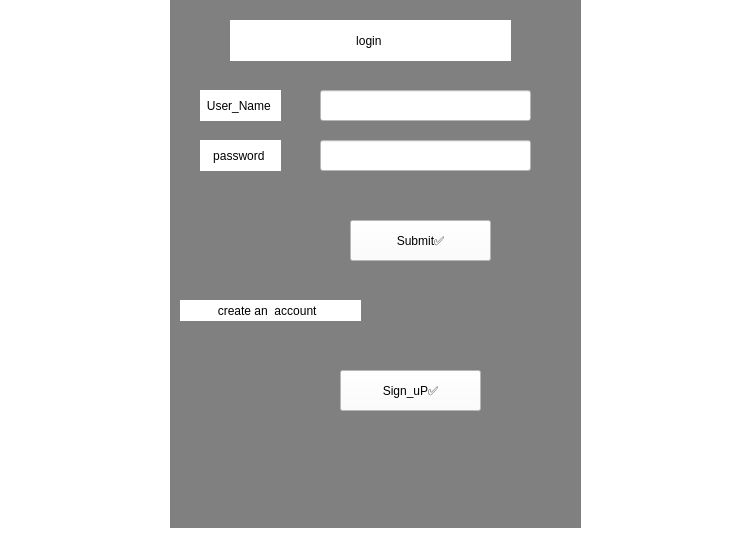
<?xml version="1.0" encoding="UTF-8"?>
<ui version="4.0">
 <class>MainWindow</class>
 <widget class="QMainWindow" name="MainWindow">
  <property name="geometry">
   <rect>
    <x>0</x>
    <y>0</y>
    <width>742</width>
    <height>550</height>
   </rect>
  </property>
  <property name="windowTitle">
   <string>MainWindow</string>
  </property>
  <property name="windowIcon">
   <iconset>
    <normaloff>../../../../../Downloads/icons8-neural-network-64.png</normaloff>../../../../../Downloads/icons8-neural-network-64.png</iconset>
  </property>
  <property name="toolTip">
   <string notr="true"/>
  </property>
  <property name="styleSheet">
   <string notr="true">background-color: white; </string>
  </property>
  <property name="toolButtonStyle">
   <enum>Qt::ToolButtonTextBesideIcon</enum>
  </property>
  <property name="tabShape">
   <enum>QTabWidget::Triangular</enum>
  </property>
  <widget class="QWidget" name="centralwidget">
   <widget class="QLabel" name="label">
    <property name="geometry">
     <rect>
      <x>170</x>
      <y>0</y>
      <width>411</width>
      <height>531</height>
     </rect>
    </property>
    <property name="styleSheet">
     <string notr="true">background-color: gray;</string>
    </property>
    <property name="text">
     <string/>
    </property>
   </widget>
   <widget class="QLabel" name="label_2">
    <property name="geometry">
     <rect>
      <x>230</x>
      <y>20</y>
      <width>281</width>
      <height>41</height>
     </rect>
    </property>
    <property name="styleSheet">
     <string notr="true">font: 75 22pt &quot;MS Shell Dlg 2&quot;;</string>
    </property>
    <property name="text">
     <string>login </string>
    </property>
    <property name="alignment">
     <set>Qt::AlignCenter</set>
    </property>
   </widget>
   <widget class="QLabel" name="label_3">
    <property name="geometry">
     <rect>
      <x>200</x>
      <y>90</y>
      <width>81</width>
      <height>31</height>
     </rect>
    </property>
    <property name="text">
     <string>User_Name </string>
    </property>
    <property name="alignment">
     <set>Qt::AlignCenter</set>
    </property>
   </widget>
   <widget class="QLabel" name="label_4">
    <property name="geometry">
     <rect>
      <x>200</x>
      <y>140</y>
      <width>81</width>
      <height>31</height>
     </rect>
    </property>
    <property name="text">
     <string>password </string>
    </property>
    <property name="alignment">
     <set>Qt::AlignCenter</set>
    </property>
   </widget>
   <widget class="QPushButton" name="pushButton_2">
    <property name="geometry">
     <rect>
      <x>340</x>
      <y>370</y>
      <width>141</width>
      <height>41</height>
     </rect>
    </property>
    <property name="text">
     <string>Sign_uP✅</string>
    </property>
   </widget>
   <widget class="QLabel" name="label_7">
    <property name="geometry">
     <rect>
      <x>180</x>
      <y>300</y>
      <width>181</width>
      <height>21</height>
     </rect>
    </property>
    <property name="text">
     <string>create an  account  </string>
    </property>
    <property name="alignment">
     <set>Qt::AlignCenter</set>
    </property>
   </widget>
   <widget class="QLineEdit" name="lineEdit">
    <property name="geometry">
     <rect>
      <x>320</x>
      <y>90</y>
      <width>211</width>
      <height>31</height>
     </rect>
    </property>
   </widget>
   <widget class="QLineEdit" name="lineEdit_4">
    <property name="geometry">
     <rect>
      <x>320</x>
      <y>140</y>
      <width>211</width>
      <height>31</height>
     </rect>
    </property>
   </widget>
   <widget class="QPushButton" name="pushButton_3">
    <property name="geometry">
     <rect>
      <x>350</x>
      <y>220</y>
      <width>141</width>
      <height>41</height>
     </rect>
    </property>
    <property name="text">
     <string>Submit✅</string>
    </property>
   </widget>
  </widget>
  <widget class="QMenuBar" name="menubar">
   <property name="geometry">
    <rect>
     <x>0</x>
     <y>0</y>
     <width>742</width>
     <height>21</height>
    </rect>
   </property>
  </widget>
  <widget class="QStatusBar" name="statusbar"/>
 </widget>
 <resources/>
 <connections/>
</ui>
